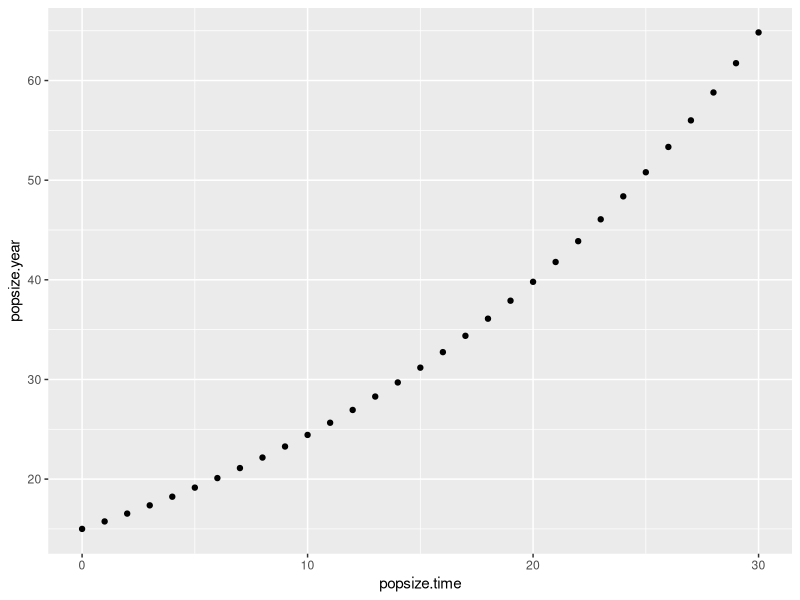
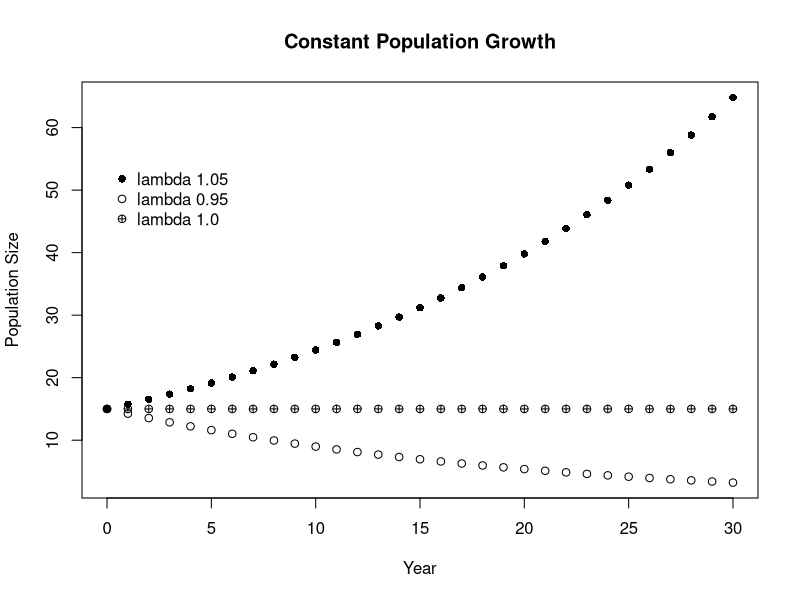
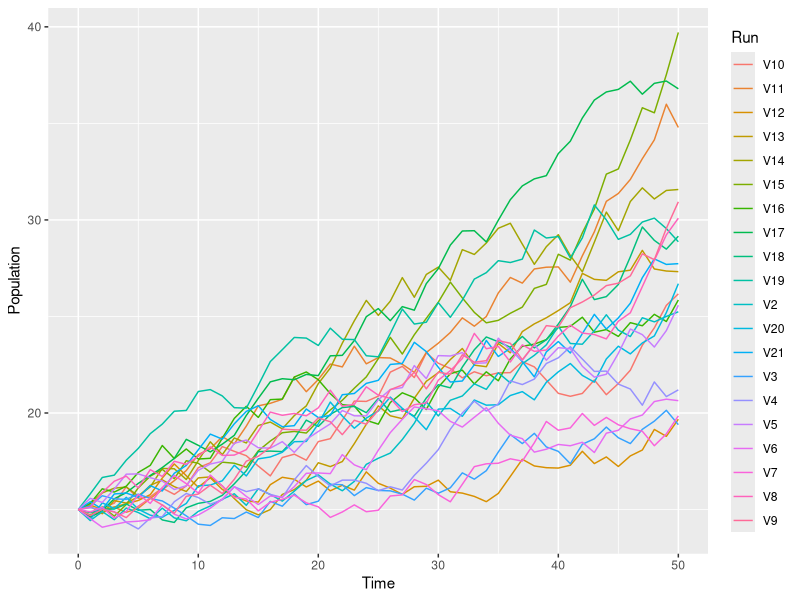

Source code (R) for these figures, in order: (Note: this script raises an error after producing the figures.)
## ---- chunk 1
library(dplyr)
library(ggplot2)
library(tidyr)
## ---- chunk 2
#2a
library(ggplot2)
time.zero<-0
end.time<-30
pop.initial<-15
lambda<-1.05
popsize.year<-numeric()
popsize.time<-numeric()
for(i in time.zero:end.time){
  popsize.year[i+1]<-pop.initial*lambda^i
  for(j in time.zero:end.time){
    popsize.time[j+1]<-time.zero+j
  }
}
newa<-cbind(popsize.time,popsize.year)
newa
qplot(popsize.time,popsize.year)

#2b
lambda.2<-0.95
popsize.year.2<-numeric()
popsize.time<-numeric()
for(i in time.zero:end.time){
  popsize.year.2[i+1]<-pop.initial*lambda.2^i
  for(j in time.zero:end.time){
    popsize.time[j+1]<-time.zero+j
  }
}
newb<-cbind(popsize.time,popsize.year,popsize.year.2)
newb

#2c
lambda.3<-1
popsize.year.3<-numeric()
popsize.time<-numeric()
for(i in time.zero:end.time){
  popsize.year.3[i+1]<-pop.initial*lambda.3^i
  for(j in time.zero:end.time){
    popsize.time[j+1]<-time.zero+j
  }
}
new<-cbind(popsize.time,popsize.year,popsize.year.2,popsize.year.3)
new

#2 discrete plot with all three lambda values
new.use<-data.frame(new)
x<-new.use$popsize.time
y<-cbind(new.use$popsize.year,new.use$popsize.year.2,new.use$popsize.year.3)
matplot(x,y,type="p",pch=c(16,1,10),col=c(1,1,1),xlab="Year",ylab="Population Size",main="Constant Population Growth")
legend(0,55,legend = c("lambda 1.05","lambda 0.95","lambda 1.0"),pch=c(16,1,10),bty = "n")
## ---- chunk 3
set.seed(320)
pop.20 <- matrix(nrow = 51, ncol = 20)
pop.20[1,] <- 15
for (j in 1:dim(pop.20)[2]){
  for (i in 2:dim(pop.20)[1]) {
    current.pop <- pop.20[i-1,j]
    pop.20[i,j] = current.pop*runif(1, min = 0.96, max = 1.06)
}
}
time.20 <- seq(0, 51, by = 1)
pop.time.20 <- data.frame(cbind(time.20, pop.20))
pop.20.gathered <- pop.time.20 %>%
  gather(Run, Population, 2:21)
colnames(pop.20.gathered) <- c("Time", "Run", "Population")

pop.20.plot <- ggplot(pop.20.gathered, aes(Time, Population, color = Run)) + 
  geom_line()
pop.20.plot
## ---- chunk 4
set.seed(3100)
pop.1000 <- matrix(nrow=51, ncol = 1000)
pop.1000[1,] <- 15
for (j in 1:dim(pop.1000)[2]){
  for (i in 2:dim(pop.1000)[1]) {
    current.pop <- pop.1000[i-1,j]
    pop.1000[i,j] = current.pop*runif(1, min = 0.96, max = 1.06)
}
}
Time2 <- seq(0, 50, by = 1)
pop.1000 <- data.frame(pop.1000)
plus.time <- cbind(Time2, pop.1000)
quantile(plus.time[51,2:1001], probs=c(0.025,0.975))
mean(plus.time[51,2:1001])
## ---- chunk 5
#4-1
sum(plus.time<15)
4314/51000
#0.085

set.seed(41)
pop.4 <- matrix(nrow=51, ncol = 1000)
pop.4[1,] <- 15
for (j in 1:dim(pop.4)[2]){
  for (i in 2:dim(pop.4)[1]) {
    current.pop.4 <- pop.4[i-1,j]
    pop.4[i,j] = current.pop.4*runif(1.01, min = 0.94, max = 1.08)
  }
}
Time2 <- seq(0, 51, by = 1)
plus.time.4 <- cbind(Time2, pop.4)
sum(plus.time.4<15)
8419/51000
#0.165 -- variation is 0.14

#4-2
set.seed(42)
pop.42 <- matrix(nrow=51, ncol = 1000)
pop.42[1,] <- 15
for (j in 1:dim(pop.42)[2]){
  for (i in 2:dim(pop.42)[1]) {
    current.pop.42 <- pop.42[i-1,j]
    pop.42[i,j] = current.pop.42*runif(1.01, min = 0.90, max = 1.12)
  }
}
Time2 <- seq(0, 51, by = 1)
plus.time.42 <- cbind(Time2, pop.42)
sum(plus.time.42<15)
13513/51000
#0.265-- variation is 0.22

#4-3
set.seed(43)
pop.43 <- matrix(nrow=51, ncol = 1000)
pop.43[1,] <- 15
for (j in 1:dim(pop.43)[2]){
  for (i in 2:dim(pop.43)[1]) {
    current.pop.43 <- pop.43[i-1,j]
    pop.43[i,j] = current.pop.43*runif(1.01, min = 0.85, max = 1.17)
  }
}
Time2 <- seq(0, 51, by = 1)
plus.time.43 <- cbind(Time2, pop.43)
sum(plus.time.43<15)
19888/51000
#0.390-- variation is 0.32

#4-4
set.seed(44)
pop.44 <- matrix(nrow=51, ncol = 1000)
pop.44[1,] <- 15
for (j in 1:dim(pop.44)[2]){
  for (i in 2:dim(pop.44)[1]) {
    current.pop.44 <- pop.44[i-1,j]
    pop.44[i,j] = current.pop.44*runif(1.01, min = 0.80, max = 1.22)
  }
}
Time2 <- seq(0, 51, by = 1)
plus.time.44 <- cbind(Time2, pop.44)
sum(plus.time.44<15)
23085/51000
#0.453-- variation is 0.42

#4-5
set.seed(45)
pop.45 <- matrix(nrow=51, ncol = 1000)
pop.45[1,] <- 15
for (j in 1:dim(pop.45)[2]){
  for (i in 2:dim(pop.45)[1]) {
    current.pop.45 <- pop.45[i-1,j]
    pop.45[i,j] = current.pop.45*runif(1.01, min = 0.75, max = 1.27)
  }
}
Time2 <- seq(0, 51, by = 1)
plus.time.45 <- cbind(Time2, pop.45)
sum(plus.time.45<15)
26205/51000
#0.514-- variation is 0.52

#plot of variation vs delta lambdas
probability<-c(0.085,0.165,0.265,0.390,0.453,0.514)
variance<-c(0.10,0.14,0.22,0.32,0.42,0.52)
plot(probability,variance,xlab="Probability of fewer than 15 individuals",
     ylab="Variance of Lambda",main="Variation in Populations")
#as variation increases the probability of getting a population size that is less than 15
#increases, this happens because the range in increasing
## ---- chunk 6
#5a
ran.lambda<-rlnorm(50,0.1,0.5)
ran.lambda
lambda.arithmetric<-mean(ran.lambda)
lambda.geometric<-exp(mean(log(ran.lambda)))
lambda.variance<-var(ran.lambda)
lambda.geometric
lambda.arithmetric
lambda.variance
## ---- chunk 7

loglam <- rlnorm(50, meanlog = 0.1, sdlog = 0.5)
loglam.var <- var(loglam)
loglam.arithmetic <- mean(loglam)
loglam.geometric <- exp(mean(log(loglam)))

## ---- chunk 8
log(loglam.geometric/loglam.arithmetic)*(-2*loglam.arithmetic^2) = loglam.var
## ---- chunk 9
mean.seq <- seq(from = 0.06, to = 0.15, by = 0.01)
sd.seq <- seq(from = 0.46, to = 0.55, by = 0.01)
loglam.mat <- matrix(nrow = 10, ncol = 6)
for (j in 1:dim(loglam.mat)[1]){
        loglam.mat[j,1] <- mean.seq[j]
        loglam.mat[j,2] <- sd.seq[j]
        sample <- rlnorm(50, meanlog = mean.seq[j], sdlog = sd.seq[j])
        loglam.mat[j,3] <- mean(sample)
        loglam.mat[j,4] <- exp(mean(sample))
        loglam.mat[j,5] <- var(sample)
        loglam.mat[j,6] <- log(loglam.mat[j,3]/loglam.mat[j,4])*(-2*loglam.mat[j,3]^2)
}
colnames(loglam.mat) <- c("logmean", "logsd", "amean", "gmean", "var", "left")
loglam.frame <- data.frame(loglam.mat)
## ---- chunk 10
loglam.reg <- glm(left ~ var, data = loglam.frame)
summary(loglam.reg)
## ---- chunk 11
#alex's code
r<-1
k<-20
popsize<-10
t.zero<-0
t.max<-1000
tmax1vals<-numeric()
popsizeval<-numeric()
for(i in t.zero:t.max){
  popsizeval[i+1]<-popsize*exp(r*(1-(i/k)))
  for(j in t.zero:t.max){
    tmax1vals[j+1]<-0+j
  }
}

rickers<-cbind(tmax1vals,popsizeval)
rickers
qplot(popsizeval,tmax1vals)#just used qplot to see if the function was correct
## ---- chunk 12

ricky <- matrix(nrow = 51, ncol = 1000)
ricky[,1] <- 10
ricky.seq <- seq(from = 0, to = 10, by = 0.2)
for (j in 1:dim(ricky)[1]){
  for (i in 2:dim(ricky)[2]) {
    current.pop <- ricky[j,i-1]
    ricky[j,i] = current.pop*exp(ricky.seq[j]*(1-(current.pop/20)))
}
}

matplot(y = ricky[1,951:1000], type = "pl")
matplot(y = ricky[15, 951:1000], type = "pl")
